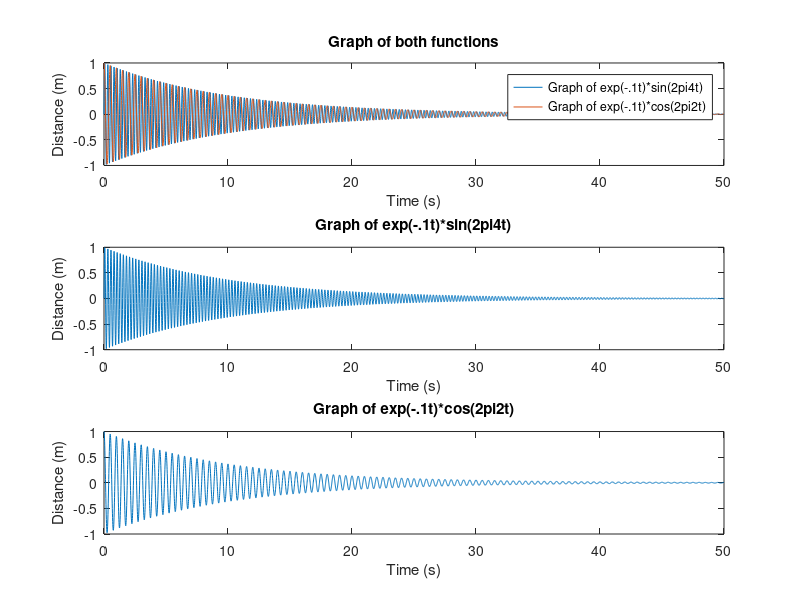

This chart was generated by the following MATLAB code:
% Coleman Lyski
%
% October 18, 2016
%
% Models I Midterm
%% Problem 1
clear; clc; close all; home
commandwindow
t=0:.01:50;
y1=exp(-0.1.*t).*sin(2*pi*4.*t);
y2=exp(-0.1.*t).*cos(2*pi*2.*t);
figure(1)
clf
subplot(3,1,1)
plot(t,y1,t,y2)
title('Graph of both functions')
xlabel('Time (s)')
ylabel('Distance (m)')
legend('Graph of exp(-.1t)*sin(2pi4t)','Graph of exp(-.1t)*cos(2pi2t)','location','northeast')
subplot(3,1,2)
plot(t,y1)
title('Graph of exp(-.1t)*sin(2pi4t)')
xlabel('Time (s)')
ylabel('Distance (m)')
subplot(3,1,3)
plot(t,y2)
title('Graph of exp(-.1t)*cos(2pi2t)')
xlabel('Time (s)')
ylabel('Distance (m)')
%% Problem 2
% Problem 2: Conditional Statements
clear; close all; clc; commandwindow;
% On the line below, write an input statement to ask the user to enter the
% Speed in miles per hour
speed=input('\nEnter speed in miles per hour: ');

% On the line below, write an fprintf statement to show the value of Speed
% with one place behind the decimal point
fprintf('\nThe speed entered is %0.1f mph',speed)

% On the lines below, write a conditional statement to determine and
% display the State based on the Speed entered by the user (see Table)
if speed==0
    fprintf('\n\nThe speed entered indicates - Stopped')
elseif speed > 0 && speed < 20
    fprintf('\n\nThe speed entered indicates - Slow')
elseif speed==20
    fprintf('\n\nThe speed entered indicates - School Zone Limit')
elseif speed > 20 && speed < 55
    fprintf('\n\nThe speed entered indicates - Rural')
elseif speed >= 55 && speed <= 80
    fprintf('\n\nThe speed entered indicates - Highway')
else
    fprintf('\n\nThe speed entered indicates - Unacceptable')
end
%% Problem 3
% Problem 3: For Loops
clear; close all; clc; commandwindow;
% write an input statement to ask for the name of a city
city=input('Enter the name of a city: ','s');

rng('shuffle');
% The lines below generate a vector, T, of temperatures.  
% The vector, T, will have N entries
N = input('Enter the number of entries in T: ');
T = randi([68 95],[1 N]);
disp(T);
% On the lines below, write your code to determine the minimum 
% temperature in the vector T.  You must use a for loop!
r=1;
l=length(T);
for r=1:N
    temps = sort(T);
end

% On the line below, write your fprintf statement to display the city and the minimum
% temperature as an integer
fprintf('\nThe minumum temperature in %s was %i',city,temps(1));
fprintf('\nThe maximum temperature in %s was %i',city,temps(N));